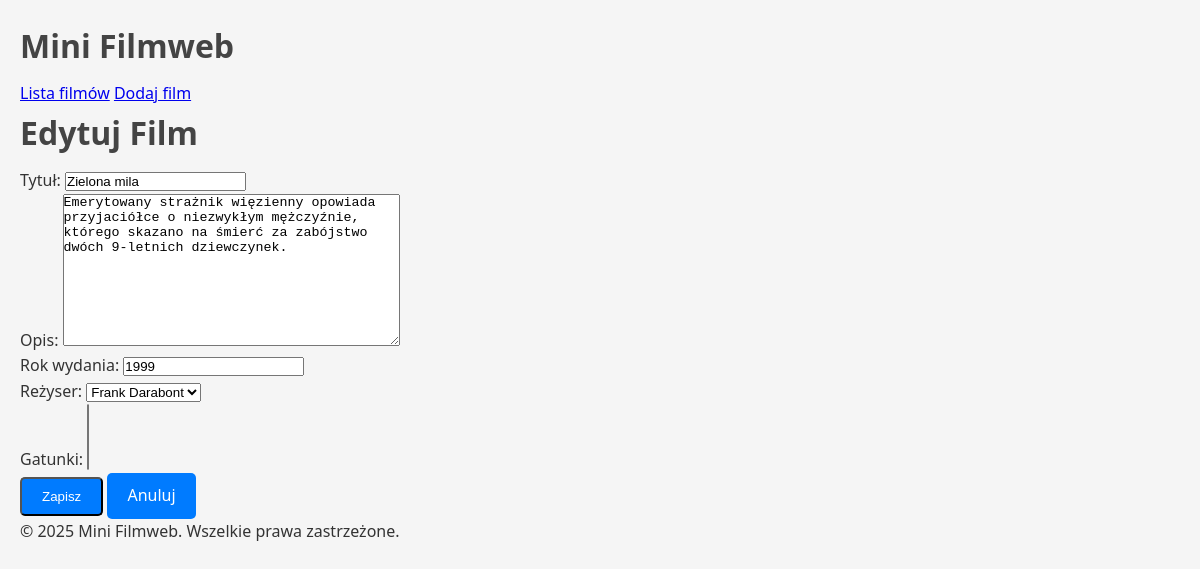
/movie/4/edit/, run on the app's committed database.
### mini_filmweb/models.py (models this page shows, shortened)
class Movie(models.Model):
    title = models.CharField(max_length=200, verbose_name="Tytuł")
    description = models.TextField(verbose_name="Opis")
    release_year = models.PositiveIntegerField(verbose_name="Rok wydania")  # Użyłem PositiveIntegerField, aby uniknąć ujemnych lat
    director = models.ForeignKey(Director, on_delete=models.CASCADE, related_name='movies', verbose_name="Reżyser")
    genres = models.ManyToManyField('Genre', related_name='movies', verbose_name="Gatunki", blank=True)  # Dodano blank=True

### mini_filmweb/views.py (the view)
# urls.py: path('movie/<int:pk>/edit/', MovieUpdateView.as_view(), name='movie_edit'),
class MovieUpdateView(UpdateView):
    model = Movie
    template_name = 'movies/movie_form.html'
    fields = ['title', 'description', 'release_year', 'director', 'genres']
    success_url = reverse_lazy('mini_filmweb:movie_list')

### mini_filmweb/models.py (called while the page is built)
    def __str__(self):
        return self.name

### mini_filmweb/templates/movies/movie_form.html (shortened to what this page needs)
{% extends 'movies/base.html' %}
{% load static %}
{% block content %}
<div class="movie-form">
    <h1>{% if form.instance.pk %}Edytuj Film{% else %}Dodaj Nowy Film{% endif %}</h1>
    <form method="post">
        {{ form.as_p }}
        <button type="submit" class="button">Zapisz</button>
        <a href="{% url 'mini_filmweb:movie_list' %}" class="button">Anuluj</a>
    </form>
</div>
{% endblock %}

### mini_filmweb/static/css/style.css (style rules this page uses)
* { margin: 0; padding: 0; box-sizing: border-box; }
body { font-family: 'Segoe UI', Tahoma, Geneva, Verdana, sans-serif; background-color: #f5f5f5; color: #333; line-height: 1.6; padding: 20px; }
h1, h2, h3 { color: #444; margin-bottom: 10px; }
.button { display: inline-block; padding: 10px 20px; background-color: #007BFF; color: #fff; text-decoration: none; border-radius: 5px; transition: background-color 0.3s ease; }

### data on the page
Movie: title "Zielona mila", description "Emerytowany strażnik więzienny opowiada przyjaciółce o niezwykłym mężczyźnie, którego skazano na śmierć za zabójstwo dwóch 9-letnich dziewczynek.", release_year "1999", director "Frank Darabont"
